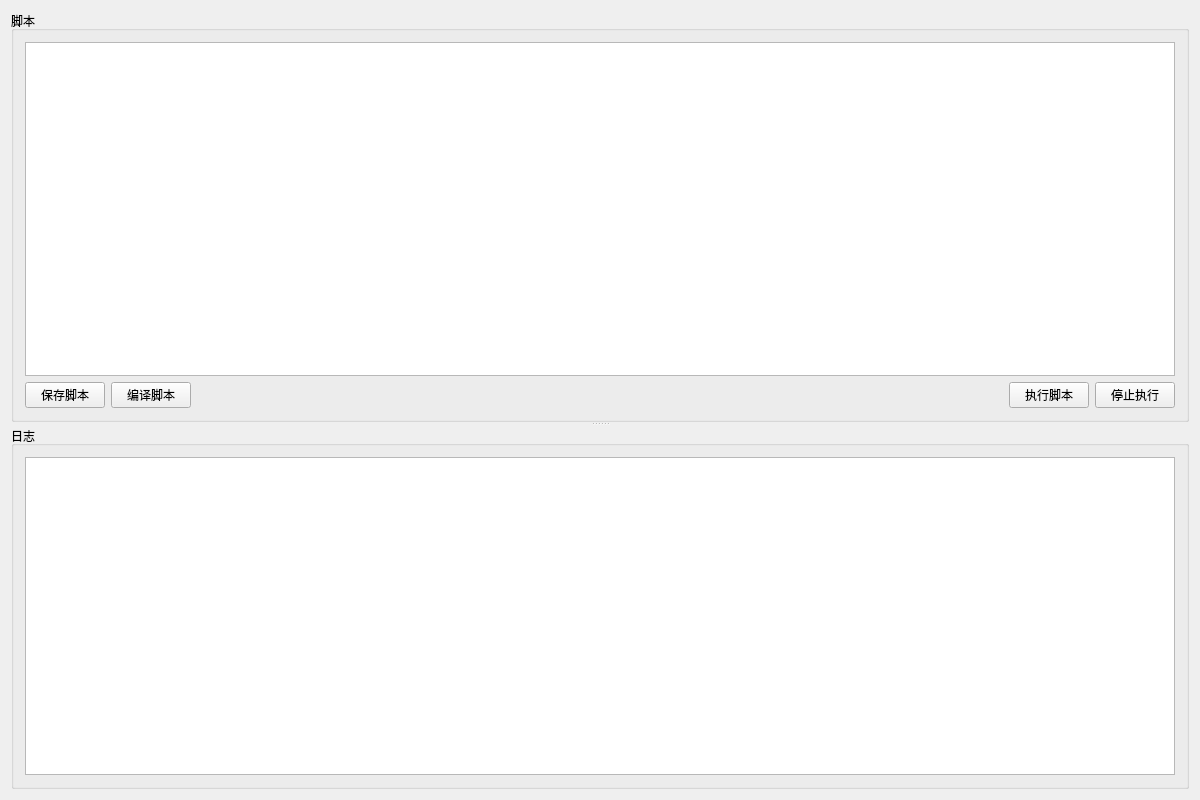
<?xml version="1.0" encoding="UTF-8"?>
<ui version="4.0">
 <class>SmartPythonClass</class>
 <widget class="QWidget" name="SmartPythonClass">
  <property name="geometry">
   <rect>
    <x>0</x>
    <y>0</y>
    <width>1200</width>
    <height>800</height>
   </rect>
  </property>
  <property name="windowTitle">
   <string>SmartPython</string>
  </property>
  <layout class="QVBoxLayout" name="verticalLayout_4">
   <item>
    <widget class="QSplitter" name="mainSplitter">
     <property name="orientation">
      <enum>Qt::Vertical</enum>
     </property>
     <widget class="QGroupBox" name="groupBox">
      <property name="title">
       <string>脚本</string>
      </property>
      <layout class="QVBoxLayout" name="verticalLayout">
       <item>
        <widget class="CodeEditor" name="scriptPlainTextEdit"/>
       </item>
       <item>
        <layout class="QHBoxLayout" name="horizontalLayout">
         <item>
          <widget class="QPushButton" name="saveScriptPushButton">
           <property name="text">
            <string>保存脚本</string>
           </property>
          </widget>
         </item>
         <item>
          <widget class="QPushButton" name="compileScriptPushButton">
           <property name="text">
            <string>编译脚本</string>
           </property>
          </widget>
         </item>
         <item>
          <spacer name="horizontalSpacer">
           <property name="orientation">
            <enum>Qt::Horizontal</enum>
           </property>
           <property name="sizeHint" stdset="0">
            <size>
             <width>40</width>
             <height>20</height>
            </size>
           </property>
          </spacer>
         </item>
         <item>
          <widget class="QPushButton" name="runScriptPushButton">
           <property name="text">
            <string>执行脚本</string>
           </property>
          </widget>
         </item>
         <item>
          <widget class="QPushButton" name="stopScriptPushButton">
           <property name="text">
            <string>停止执行</string>
           </property>
          </widget>
         </item>
        </layout>
       </item>
      </layout>
     </widget>
     <widget class="QGroupBox" name="groupBox_3">
      <property name="title">
       <string>日志</string>
      </property>
      <layout class="QVBoxLayout" name="verticalLayout_3">
       <item>
        <widget class="QPlainTextEdit" name="logPlainTextEdit"/>
       </item>
      </layout>
     </widget>
    </widget>
   </item>
  </layout>
 </widget>
 <layoutdefault spacing="6" margin="11"/>
 <customwidgets>
  <customwidget>
   <class>CodeEditor</class>
   <extends>QPlainTextEdit</extends>
   <header>codeeditor.h</header>
  </customwidget>
 </customwidgets>
 <resources>
  <include location="smartpython.qrc"/>
 </resources>
 <connections/>
</ui>
